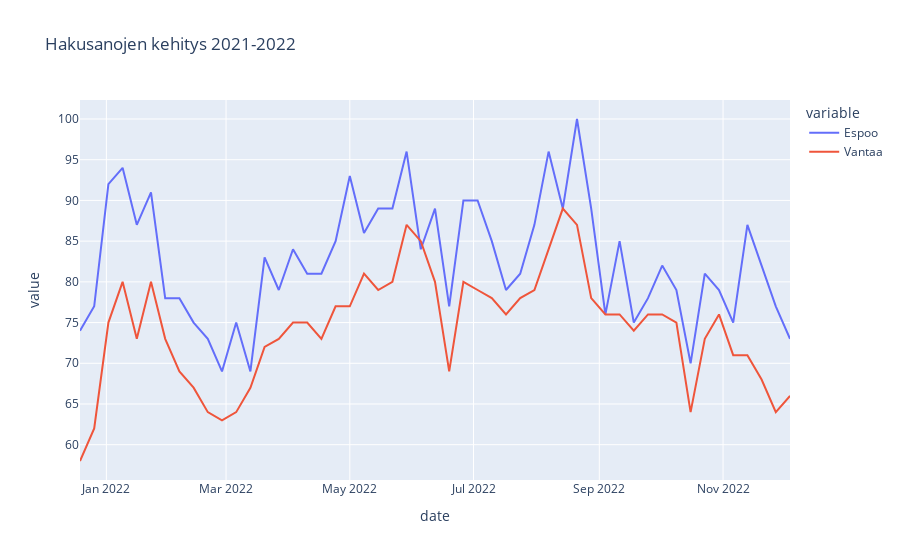

Notebook source saved alongside this figure:
### Code cell
import matplotlib.pyplot as plt
data = pytrends.interest_over_time() 
data = data.reset_index()


fig = px.line(data, x="date", y=kw_list, title='Hakusanojen kehitys 2021-2022')
fig.show() 
plt.savefig("avainsanojenkehitys.png")
